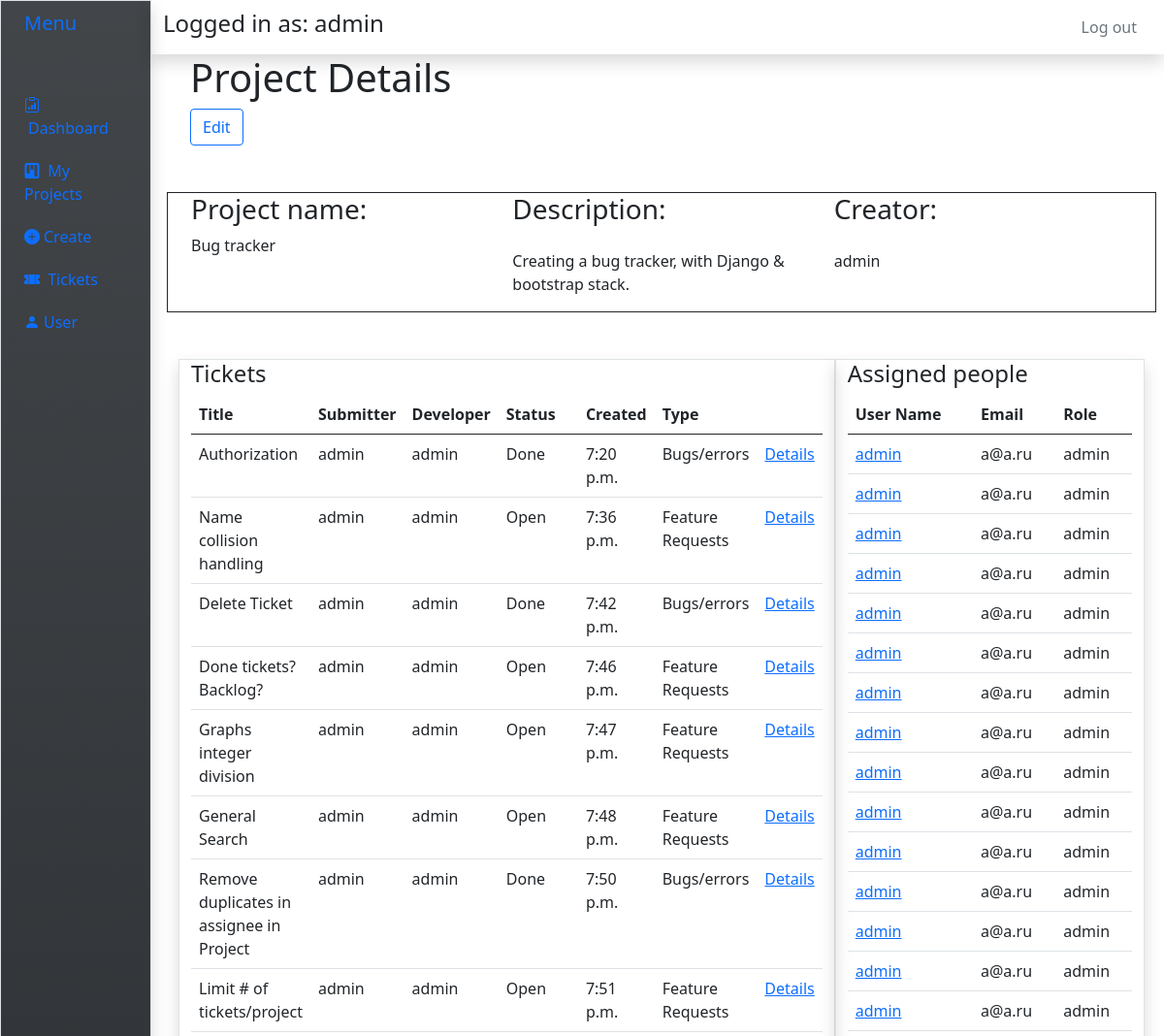
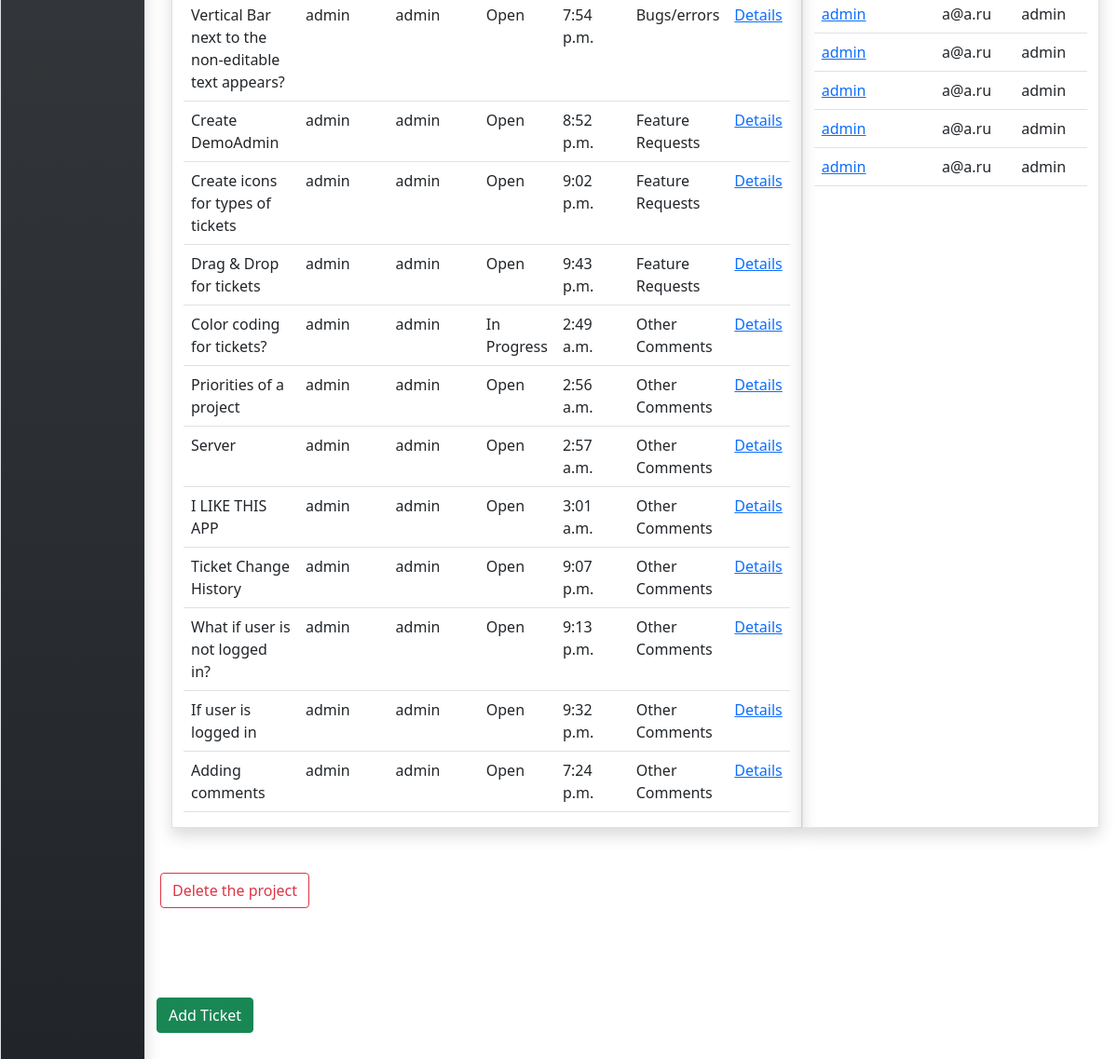
The app's page /6 (signed in) with its own data (2 pictures, top to bottom).
### jiralike/models.py (models this page shows, shortened)
class User(AbstractUser):
	rchoices = [
		('Submitter','Submitter'),
		('Manager','Manager'),
		('Developer','Developer'),
		('Admin', 'Admin'),
	]
	role = models.CharField(
		max_length=40,
		choices = rchoices,
		default = 'Submitter'
	)

class Project(models.Model):
	name =  models.CharField(max_length=200, null = False)
	description = models.TextField(blank =True, null=True)
	user = models.ForeignKey(User, on_delete =models.CASCADE, null =True,related_name="project")

### ticket/models.py (models this page shows, shortened)
class Ticket(models.Model):
	description = models.TextField(blank = True, null = True)
	slug = models.SlugField(default='slug')
	title = models.CharField(max_length=200, null=False, default='title')
	submitter = models.ForeignKey(User, on_delete=models.SET_NULL, null = True)
	assignee = models.ForeignKey(User, on_delete=models.SET_NULL,related_name='tickets',null=True)
	proj = models.ForeignKey(Project, on_delete=models.CASCADE, null=False, default = 1)
	pty = 	[
			('Lowest', 'Lowest'),
			('Low','Low'),
			('Medium','Medium'),
			('High', 'High'),
			('Highest','Highest'),
			]
	sts =[
		('Open','Open'),
		('Done','Done'),
		('In Progress', 'In Progress'),
		]
	tps = [
		('Bugs/errors','Bugs/errors'),
		('Feature Requests','Feature Requests'),
		('Other Comments','Other Comments'),
	]
	priority = models.CharField(
		max_length=20,
		choices = pty,
		default = 'Lowest'
	)
	status = models.CharField(
		max_length=20,
		choices = sts,
		default = 'Open'
	)
	created = models.TimeField("Created", auto_now=False,auto_now_add=True)
	types = models.CharField(
		max_length = 30,
		choices = tps,
		default = 'Other Comments'
	)
	history = HistoricalRecords()
	class Meta:
		app_label = 'ticket'

### jiralike/views.py (the view, shortened to what this page needs)
# urls.py: path("<int:id>",views.proj, name = "proj"),
@login_required
def proj(response, id):
	pj = get_object_or_404(Project,id = id)
	assigned_people=[]
	form = createTicket()
	for tck in pj.ticket_set.all():
		if tck.assignee not in assigned_people:
			assigned_people.append(tck.assignee)
	if response.user.is_anonymous:
		msg = 'You are not authorized'
		return render(response, 'jiralike/index.html',{'msg':msg})
	return render(response,"jiralike/proj_view.html",{
		"proj":pj,
		'assigned_people':assigned_people,
		'ticket_form':form,
		})

### jiralike/templates/jiralike/proj_view.html (shortened to what this page needs)
{%extends 'jiralike/base.html' %}
{%block content%}
<div class="container mx-1">
<form method="post" action="#">
		<h1>Project Details</h1>
		<button type='submit' , name='editProject1' , value='ticket1' class='btn btn-outline-primary'>Edit</button>
	</div>
	<div class="container border my-5 mx-1 text-dark border-dark">
		<div class="row">
			<div class='col'>
				<h3>Project name:</h3>
				<div>{{proj.name}}</div>
			</div>
			<div class='col'>
				<h3>Description:</h3>
				<p class="mt-4">{{proj.description}}</p>
			</div>
			<div class='col'>
				<h3>Creator:</h3>
				<p class="mt-4">{{proj.user}}</p>
			</div>
		</div>
	</div>
	<div class="container mx-1">
		<div class="row">
			<div class="col shadow border">
				<h4>Tickets</h4>
				<table class='table'>
					<thead>
						<tr>
							<th scope='col'>Title</th>
							<th scope='col'>Submitter</th>
							<th scope='col'>Developer</th>
							<th scope='col'>Status</th>
							<th scope='col'>Created</th>
							<th scope='col'>Type</th>
							<th scope='col'></th>
						</tr>
					</thead>
					<tbody>
						{%for ticket in proj.ticket_set.all%}
						<tr>
							<td>{{ticket.title}}</td>
							<td>{{ticket.submitter}}</td>
							<td>{{ticket.assignee}}</td>
							<td>{{ticket.status}}</td>
							<td>{{ticket.created}}</td>
							<td>{{ticket.types}}</td>
							<td><a href="{% url 'ticket:ticket' ticket.id %}">Details</a></td>
						</tr>
						{%endfor%}
					</tbody>
				</table>
			</div>
			<div class="col shadow border">
				<h4>Assigned people</h4>
				<table class='table'>
					<thead>
						<tr>
							<th scope='col'>User Name</th>
							<th scope='col'>Email</th>
							<th scope='col'>Role</th>
						</tr>
					</thead>
					<tbody>
						{%for p in proj.ticket_set.all%}
						<tr>
							<td><a href="{% url 'ticket:ticket' p.id %}">{{p.assignee}}</a></td>
							<td>{{p.assignee.email}}</td>
							<td>{{p.assignee}}</td>
						</tr>
						{%endfor%}
					</tbody>
				</table>
			</div>
		</div>
	</div>
	<div class="row">
		<div class="col">
			<button type="button" class="btn btn-outline-danger my-5 mx-1" data-bs-toggle="modal"
				data-bs-target="#staticBackdrop">
				Delete the project
			</button>
		</div>
	</div>
<form method = 'POST' action ='{% url "ticket:create_ticket" proj.id %}'>
	<div class="col">
		<button type='submit' , name='addTicket' , value='ticket' class='btn btn-success my-5'>Add Ticket</button>
	</div>
</form>
{%endblock%}

### jiralike/templates/jiralike/base.html (shortened to what this page needs)
<!DOCTYPE html>
<html>
<head>
  <link href="https://cdn.jsdelivr.net/npm/bootstrap@5.0.2/dist/css/bootstrap.min.css" rel="stylesheet"
>
  <link rel="stylesheet" href="https://cdn.jsdelivr.net/npm/bootstrap-icons@1.10.3/font/bootstrap-icons.css">
</head>
<body>
  <div class="container-fluid">
    <div class="row flex-nowrap">
      <div class="col-auto col-md-3 col-xl-2 px-sm-2 px-0 bg-dark bg-gradient border shadow  " style="width: 13%;">
        <div class="d-flex flex-column align-items-center align-items-sm-start px-3 pt-2 text-dark min-vh-100">
          <a href="/" class="d-flex align-items-center pb-3 mb-md-0 me-md-auto text-primary text-decoration-none">
            <span class="fs-5 d-none d-sm-inline">Menu</span>
          </a>
          <ul class="nav nav-pills flex-column mb-sm-auto mb-0 align-items-center align-items-sm-start" id="menu">
            <li class="nav-item mb-1">
              <a href="/home" class="nav-link align-middle px-0">
                <i class="bi bi-clipboard-data"></i> <span class="ms-1 d-none d-sm-inline">Dashboard</span>
              </a>
            </li>
            <ul class="nav nav-pills flex-column mb-sm-auto mb-0 align-items-center align-items-sm-start" id="menu">
              <li class="nav-item mb-1">
                <a href="/view" class="nav-link align-middle px-0">
                  <i class="bi bi-kanban-fill"></i> <span class="ms-1 d-none d-sm-inline">My Projects</span>
                </a>
              </li>
              <li class="nav-item mb-1">
                <a href="{% url 'create' %}" class="nav-link align-middle px-0">
                  <i class="bi bi-plus-circle-fill"></i><span class="ms-1 d-none d-sm-inline">Create</span>
                </a>
              </li>
              <li class="nav-item mb-1">
                <a href="{% url 'ticket:tview' %}" class="nav-link align-middle px-0">
                  <i class="bi bi-ticket-perforated-fill"></i> <span class="ms-1 d-none d-sm-inline">Tickets</span>
                </a>
              </li>
              <li class="nav-item">
                <a href="{% url 'current_user' %}" class="nav-link align-middle px-0">
                  <i class="bi bi-person-fill"></i><span class="ms-1 d-none d-sm-inline">User</span>
                </a>
              </li>
            </ul>
        </div>
      </div>
      <div class="col">
        <div class="row sticky-top">
          <nav class="navbar navbar-expand-lg navbar-white  shadow">
            <div class="col-8">
              {% if user.is_anonymous == False%}
              <p class='h4'>Logged in as: {{user}}</p>
              {% endif %}
            </div>
            <div class="col-4 text-secondary">
              {%if user.is_anonymous%}
              <div class="d-flex justify-content-end"><a class="nav-link text-secondary" href="/login">Login</a></div>
              {%else%}
              <div class="d-flex justify-content-end"><a class="nav-link text-secondary" href="/logout">Log out</a>
              </div>
              {%endif%}
            </div>
          </nav>
        </div>
        {%block content%}{%endblock%}
      </div>
    </div>
  </div>
</body>
</html>

### records on screen
User: username "admin"
Project: name "Bug tracker", description "Creating a bug tracker, with Django & bootstrap stack.", user "admin"
Ticket: title "Authorization", submitter "admin", assignee "admin", status "Done", created "7:20 p.m.", types "Bugs/errors", assignee.email "a@a.ru"
Ticket: title "Name collision handling", submitter "admin", assignee "admin", status "Open", created "7:36 p.m.", types "Feature Requests", assignee.email "a@a.ru"
Ticket: title "Delete Ticket", submitter "admin", assignee "admin", status "Done", created "7:42 p.m.", types "Bugs/errors", assignee.email "a@a.ru"
Ticket: title "Done tickets? Backlog?", submitter "admin", assignee "admin", status "Open", created "7:46 p.m.", types "Feature Requests", assignee.email "a@a.ru"
Ticket: title "Graphs integer division", submitter "admin", assignee "admin", status "Open", created "7:47 p.m.", types "Feature Requests", assignee.email "a@a.ru"
Ticket: title "General Search", submitter "admin", assignee "admin", status "Open", created "7:48 p.m.", types "Feature Requests", assignee.email "a@a.ru"
Ticket: title "Remove duplicates in assignee in Project", submitter "admin", assignee "admin", status "Done", created "7:50 p.m.", types "Bugs/errors", assignee.email "a@a.ru"
Ticket: title "Limit # of tickets/project", submitter "admin", assignee "admin", status "Open", created "7:51 p.m.", types "Feature Requests", assignee.email "a@a.ru"
Ticket: title "Vertical Bar next to the non-editable text appears?", submitter "admin", assignee "admin", status "Open", created "7:54 p.m.", types "Bugs/errors", assignee.email "a@a.ru"
Ticket: title "Create DemoAdmin", submitter "admin", assignee "admin", status "Open", created "8:52 p.m.", types "Feature Requests", assignee.email "a@a.ru"
Ticket: title "Create icons for types of tickets", submitter "admin", assignee "admin", status "Open", created "9:02 p.m.", types "Feature Requests", assignee.email "a@a.ru"
Ticket: title "Drag & Drop for tickets", submitter "admin", assignee "admin", status "Open", created "9:43 p.m.", types "Feature Requests", assignee.email "a@a.ru"
Ticket: title "Color coding for tickets?", submitter "admin", assignee "admin", status "In Progress", created "2:49 a.m.", types "Other Comments", assignee.email "a@a.ru"
Ticket: title "Priorities of a project", submitter "admin", assignee "admin", status "Open", created "2:56 a.m.", types "Other Comments", assignee.email "a@a.ru"
Ticket: title "Server", submitter "admin", assignee "admin", status "Open", created "2:57 a.m.", types "Other Comments", assignee.email "a@a.ru"
Ticket: title "I LIKE THIS APP", submitter "admin", assignee "admin", status "Open", created "3:01 a.m.", types "Other Comments", assignee.email "a@a.ru"
Ticket: title "Ticket Change History", submitter "admin", assignee "admin", status "Open", created "9:07 p.m.", types "Other Comments", assignee.email "a@a.ru"
Ticket: title "What if user is not logged in?", submitter "admin", assignee "admin", status "Open", created "9:13 p.m.", types "Other Comments", assignee.email "a@a.ru"
Ticket: title "If user is logged in", submitter "admin", assignee "admin", status "Open", created "9:32 p.m.", types "Other Comments", assignee.email "a@a.ru"
Ticket: title "Adding comments", submitter "admin", assignee "admin", status "Open", created "7:24 p.m.", types "Other Comments", assignee.email "a@a.ru"
